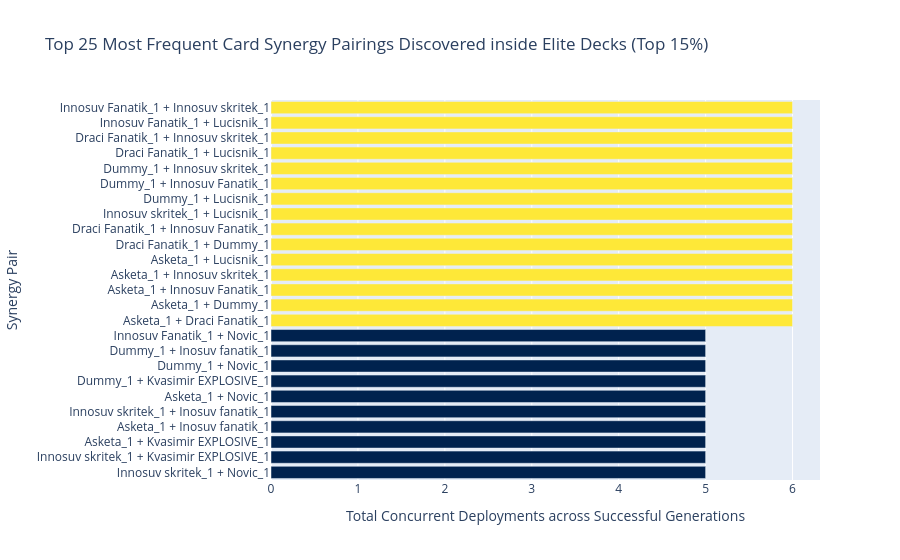

The notebook cell this image was saved under:
### Code cell
import plotly.express as px
from neat_ai.analysis.synergies import get_card_synergies

synergies = get_card_synergies(percentile=0.85)

if not synergies.empty:
    top_combos = synergies.head(25).copy()
    
    # Create an explicit human-readable pairing descriptor label for the axis
    top_combos['Card Combo Pairing'] = top_combos['card_A'] + " + " + top_combos['card_B']

    fig = px.bar(
        top_combos,
        x='co_occurrences',
        y='Card Combo Pairing',
        color='co_occurrences',
        orientation='h',
        title="Top 25 Most Frequent Card Synergy Pairings Discovered inside Elite Decks (Top 15%)",
        labels={'co_occurrences': 'Total Concurrent Deployments across Successful Generations', 'Card Combo Pairing': 'Synergy Pair'},
        color_continuous_scale="Cividis"
    )
    
    # Force sorting layout hierarchy
    fig.update_layout(yaxis={'categoryorder':'total ascending'}, coloraxis_showscale=False)
    fig.show()
else:
    print("No synergy metrics compiled yet. Ensure elite threshold parameters match active database score counts.")

### Figure 1 — Plotly figure (JSON) as saved in the notebook; plotly's stock layout.template omitted (floating-point values rounded to 4 significant figures)
{"data": [{"hovertemplate": "Total Concurrent Deployments across Successful Generations=%{marker.color}<br>Synergy Pair=%{y}<extra></extra>", "legendgroup": "", "marker": {"color": [6, 6, 6, 6, 6, 6, 6, 6, 6, 6, 6, 6, 6, 6, 6, 5, 5, 5, 5, 5, 5, 5, 5, 5, 5], "coloraxis": "coloraxis", "pattern": {"shape": ""}}, "name": "", "orientation": "h", "showlegend": false, "textposition": "auto", "type": "bar", "x": [6, 6, 6, 6, 6, 6, 6, 6, 6, 6, 6, 6, 6, 6, 6, 5, 5, 5, 5, 5, 5, 5, 5, 5, 5], "xaxis": "x", "y": ["Asketa_1 + Draci Fanatik_1", "Asketa_1 + Dummy_1", "Asketa_1 + Innosuv Fanatik_1", "Asketa_1 + Innosuv skritek_1", "Asketa_1 + Lucisnik_1", "Draci Fanatik_1 + Dummy_1", "Draci Fanatik_1 + Innosuv Fanatik_1", "Innosuv skritek_1 + Lucisnik_1", "Dummy_1 + Lucisnik_1", "Dummy_1 + Innosuv Fanatik_1", "Dummy_1 + Innosuv skritek_1", "Draci Fanatik_1 + Lucisnik_1", "Draci Fanatik_1 + Innosuv skritek_1", "Innosuv Fanatik_1 + Lucisnik_1", "Innosuv Fanatik_1 + Innosuv skritek_1", "Innosuv skritek_1 + Novic_1", "Innosuv skritek_1 + Kvasimir EXPLOSIVE_1", "Asketa_1 + Kvasimir EXPLOSIVE_1", "Asketa_1 + Inosuv fanatik_1", "Innosuv skritek_1 + Inosuv fanatik_1", "Asketa_1 + Novic_1", "Dummy_1 + Kvasimir EXPLOSIVE_1", "Dummy_1 + Novic_1", "Dummy_1 + Inosuv fanatik_1", "Innosuv Fanatik_1 + Novic_1"], "yaxis": "y"}], "layout": {"barmode": "relative", "coloraxis": {"autocolorscale": false, "colorbar": {"title": {"text": "Total Concurrent Deployments across Successful Generations"}}, "colorscale": [[0, "#00224e"], [0.1111, "#123570"], [0.2222, "#3b496c"], [0.3333, "#575d6d"], [0.4444, "#707173"], [0.5556, "#8a8678"], [0.6667, "#a59c74"], [0.7778, "#c3b369"], [0.8889, "#e1cc55"], [1, "#fee838"]], "showscale": false}, "legend": {"tracegroupgap": 0}, "title": {"text": "Top 25 Most Frequent Card Synergy Pairings Discovered inside Elite Decks (Top 15%)"}, "xaxis": {"anchor": "y", "domain": [0, 1], "title": {"text": "Total Concurrent Deployments across Successful Generations"}}, "yaxis": {"anchor": "x", "categoryorder": "total ascending", "domain": [0, 1], "title": {"text": "Synergy Pair"}}}}
